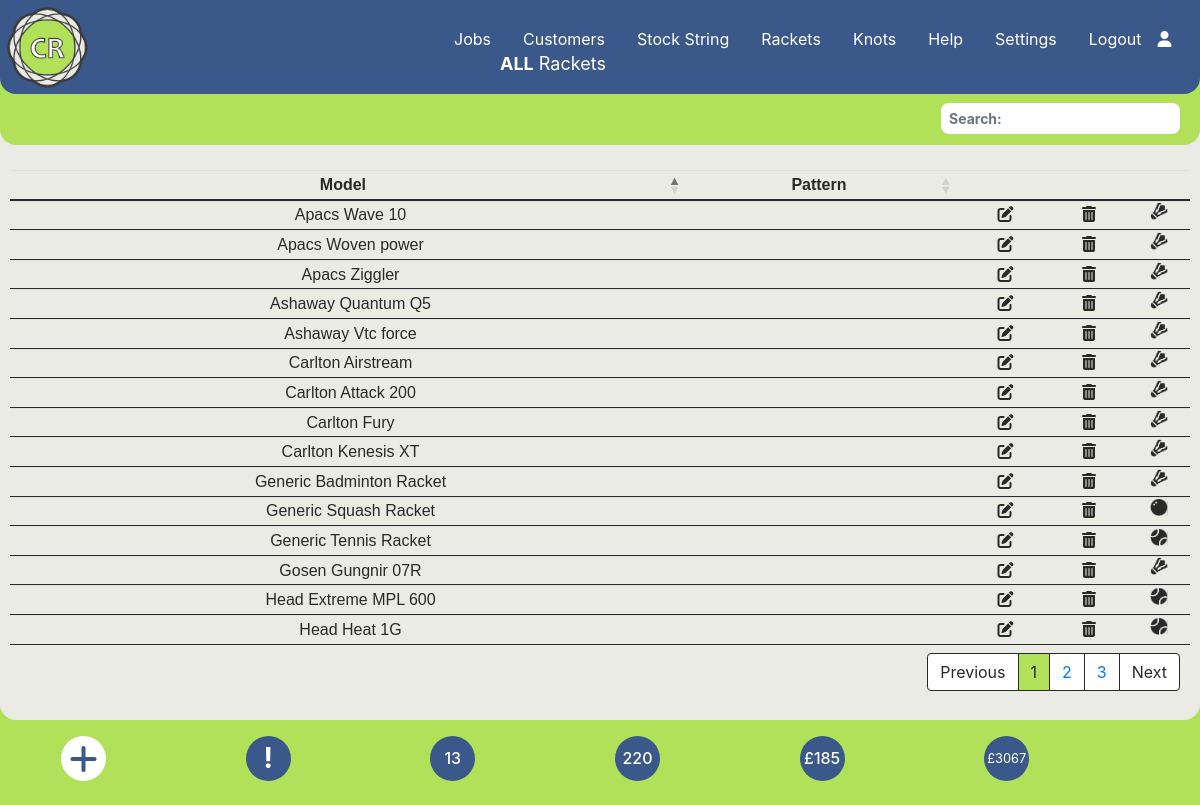
The page /rackets.php (signed in) on the database its author committed.
### tables this page shows
CREATE TABLE `rackets` (
  `racketid` int(7) NOT NULL,
  `manuf` varchar(50) NOT NULL,
  `model` varchar(50) NOT NULL,
  `pattern` varchar(255) NOT NULL,
  `sport` int(3) NOT NULL
);

CREATE TABLE `sport` (
  `sportid` int(4) NOT NULL,
  `sportname` varchar(50) NOT NULL,
  `string_length_per_racket` int(3) NOT NULL,
  `image` varchar(100) NOT NULL
);

CREATE TABLE `settings` (
  `id` int(5) NOT NULL,
  `description` varchar(20) NOT NULL,
  `value` varchar(5) NOT NULL
);

### rackets.php (the view, shortened to what this page needs)
<?php require_once('./Connections/wcba.php');
require_once('./menu.php');
$current_month_text = date("F");
$current_month_numeric = date("m");
$current_year = date("Y");
$query_Recordset2 = "SELECT * FROM rackets LEFT JOIN sport ON rackets.sport = sport.sportid ORDER BY model ASC";
$Recordset2 = mysqli_query($conn, $query_Recordset2) or die(mysqli_error($conn));
$row_Recordset2 = mysqli_fetch_assoc($Recordset2);
$totalRows_Recordset2 = mysqli_num_rows($Recordset2);
$query_Recordset6 = "SELECT * FROM stringjobs WHERE collection_date LIKE '___" . $current_month_numeric . "/" . $current_year . "%'ORDER BY job_id ASC;";
$Recordset6 = mysqli_query($conn, $query_Recordset6) or die(mysqli_error($conn));
$totalRows_Recordset6 = mysqli_num_rows($Recordset6);
$query_Recordset7 = "SELECT * FROM stringjobs ORDER BY job_id ASC;";
$Recordset7 = mysqli_query($conn, $query_Recordset7) or die(mysqli_error($conn));
$totalRows_Recordset7 = mysqli_num_rows($Recordset7);
$query_Recordset8 = "SELECT SUM(price) as SUM from stringjobs;";
$Recordset8 = mysqli_query($conn, $query_Recordset8) or die(mysqli_error($conn));
$row_Recordset8 = mysqli_fetch_assoc($Recordset8);
$sum = $row_Recordset8['SUM'];
$query_Recordset9 = "SELECT SUM(price) as SUM from stringjobs WHERE paid != '1';";
$Recordset9 = mysqli_query($conn, $query_Recordset9) or die(mysqli_error($conn));
$row_Recordset9 = mysqli_fetch_assoc($Recordset9);
$sum_owed = $row_Recordset9['SUM'];
?>
<!DOCTYPE html>
<html lang="en">
<head>
  <link rel="stylesheet" href="https://cdnjs.cloudflare.com/ajax/libs/font-awesome/6.4.2/css/all.min.css">
  <link rel="stylesheet" href="https://stackpath.bootstrapcdn.com/bootstrap/4.3.1/css/bootstrap.min.css">
  <link rel="stylesheet" href="https://cdnjs.cloudflare.com/ajax/libs/bootstrap-datepicker/1.9.0/css/bootstrap-datepicker3.min.css">
  <link rel="stylesheet" href="./css/style.css">
  <link rel="stylesheet" type="text/css" href="https://cdn.datatables.net/1.13.6/css/dataTables.bootstrap4.min.css" />
</head>
<body data-spy="scroll" data-target="#main-nav">
  <?php
  echo $main_menus;
  ?>
  <section>
    <div class="home-section diva">
      <p class="fxdtext"><strong>ALL</strong> Rackets</p>
      <?php if ($totalRows_Recordset2 == 0) {
        echo "<h5 class='text-center text-dark' style='margin-top: 200px;'>No Records found</h5> ";
      } else { ?>
        <table id="tblUser" class="table-text table table-sm center">
          <thead>
            <tr>
              <th class="text-center">Model</th>
              <th class="text-center d-none d-lg-table-cell">Pattern</th>
              <th class="text-center"></th>
              <th class="text-center"></th>
              <th class="text-center"></th>
            </tr>
          </thead>
          <tbody>
            <?php
            do { ?>
              <tr>
                <td><?php echo $row_Recordset2['manuf'] . " " . $row_Recordset2['model']; ?></td>
                <td class="d-none d-lg-table-cell"><?php echo $row_Recordset2['pattern']; ?></td>
                <td style="text-align: center"><a class="fa-solid fa-pen-to-square" href="./editracket.php?racketid=<?php echo $row_Recordset2['racketid']; ?>"></i></td>
                <td style="text-align: center"><i class=" fa-solid fa-trash-can" data-toggle="modal" data-target="#delModal<?php echo $row_Recordset2['racketid']; ?>"></i></td>
                <td class="m-0 p-0"><img class="m-0 p-0" src="./img/<?php echo $row_Recordset2['image']; ?>" width="18" height="18" style="padding:0; margin:0"></td>
              </tr>
            <?php
            } while ($row_Recordset2 = mysqli_fetch_assoc($Recordset2)); ?>
          </tbody>
        </table>
      <?php } ?>
    </div>
  </section>
  <div class="container center">
    <div class="p-3 row">
      <div class="col-2">
        <a href="./addaracket.php" type="button" class="dot fa-solid fa-plus fa-2x"></a>
      </div>
      <?php if (!empty($_SESSION['message'])) { ?>
        <div class="col-2">
          <h3 class="blinking" title="Warning Messages" data-toggle="modal" data-target="#warningModal"><strong>!</strong></h3>
        </div>
      <?php } else { ?>
        <div class="col-2">
          <h3 class="dotb" title="Warning Messages"><strong>!</strong></h3>
        </div>
      <?php } ?>
      <div class="col-2">
        <h3 class="dotbt h6 " title="Restrings for <?php echo $current_month_text; ?>"><?php echo $totalRows_Recordset6 ?></h3>
      </div>
      <div class="col-2">
        <a href="#" class="dotbt h6" title="Total restrings"><?php echo $totalRows_Recordset7 ?></a>
      </div>
      <div class="col-2">
        <a href="./jobs-unpaid.php" class="dotbt h6" title="Amount Owed"><?php echo "$currency" . $sum_owed ?></a>
      </div>
      <div class="col-2">
        <a href="#" class="dotbtt h7" title="Total Income"><small><?php echo "$currency" . $sum ?></small></a>
      </div>
    </div>
  </div>
</body>
</html>

### menu.php (shortened to what this page needs)
<?php
$sql = "SELECT * FROM settings where id = 2";
$Recordset1 = mysqli_query($conn, $sql) or die(mysqli_error($conn));
$row_Recordset1 = mysqli_fetch_assoc($Recordset1);
switch ($row_Recordset1['value']) {
  case "3":
    $currency = "£";
    break;
}
$main_menus = '
<nav class="navbar">
<a href="./index.php" ><img class="logopos" src="./img/logo.png" height="95px"></a>
            <ul class="nav-menu">
            <li>&nbsp</li>
                <li class="nav-item">
                <a href="./string-jobs.php" class="nav-link">Jobs</a>
                </li>
                <li class="nav-item">
                <a href="./customers.php" class="nav-link">Customers</a>
                </li>
                <li class="nav-item">
                <a href="./string.php" class="nav-link">Stock String</a>
                </li>
                <li class="nav-item">
                <a href="./rackets.php" class="nav-link">Rackets</a>
                </li>
                <li class="nav-item">
                <a href="./knots.php" class="nav-link">Knots</a>
                </li>
                <li class="nav-item">
                <a href="./help.php" class="nav-link">Help</a>
                </li>
                 <li class="nav-item">
                <a href="./settings.php" class="nav-link">Settings</a>
                </li>'
  . $_SESSION['loginmenu'] . '
            </ul>
            <div class="hamburger">
                <span class="bar"></span>
                <span class="bar"></span>
                <span class="bar"></span>
            </div>
        </nav>';
?>

### css/style.css (style rules this page uses)
body { background: #b1e158; color: #fff; z-index: 0; }
.fxdtext { position: fixed; top: 50px; left: 200px; font-weight: normal; font-size: 18px; color: #ffffff; z-index: 500; }
@media screen and (max-width: 2500px) { .fxdtext { left: 500px; } }
.logopos { position: fixed; top: 0px; left: 0px; padding-top: 0; margin-top: 0; padding-left: 0; margin-left: 0; }
table.dataTable { clear: both; margin-top: 6px !important; margin-bottom: 6px !important; max-width: none !important; border-collapse: collapse !important; border-spacing: 0; padding-top: 120px; padding-left: 10px; padding-right: 10px; }
@media screen and (max-width: 2500px) { .table.dataTable { padding-top: 140px; font-size: 16px; } }
table.dataTable > thead > tr > th { border-bottom: 2px solid #292928; }
table.dataTable > tbody > tr > td { border-bottom: 1px solid #292928; }
.table-text { color: #292928; font-weight: normal; font: 14px Arial, sans-serif; }
.center { margin-left: auto; margin-right: auto; }
.home-section { background: #ebebe6; width: 100%; height: 670px; border-bottom-left-radius: 1rem; border-bottom-right-radius: 1rem; z-index: 1; }
@media screen and (max-width: 2500px) { .home-section { height: 720px; } }
a, a:hover, a:focus { color: inherit; text-decoration: none; transition: all 0.3s; }
.dot { height: 45px; width: 45px; background-color: #ffffff; border-radius: 50%; display: inline-block; color: #3b588a; display: flex; align-items: center; justify-content: center; }
.dotb { height: 45px; width: 45px; background-color: #3b588a; color: #ffffff; border-radius: 50%; display: inline-block; display: flex; align-items: center; justify-content: center; }
.dotbt { height: 45px; width: 45px; background-color: #3b588a; color: #ffffff; border-radius: 50%; display: inline-block; display: flex; align-items: center; justify-content: center; }
.dotbtt { height: 45px; width: 45px; background-color: #3b588a; color: #ffffff; border-radius: 50%; display: inline-block; display: flex; align-items: center; justify-content: center; }
.navbar { position: fixed; width: 100%; background: #3b588a; opacity: 1; padding-right: 100px; height: 94px; z-index: 100; display: flex; justify-content: space-between; align-items: left; padding: 1rem 1.5rem; border-bottom-right-radius: 1rem; border-bottom-left-radius: 1rem; }
.nav-menu { display: flex; justify-content: space-between; align-items: center; }
.nav-item { margin-left: 0rem; }
.nav-link { font-size: 16px; font-weight: 400; color: #ffffff; }
ul { list-style: none; }
.diva { overflow-x: hidden; }

### rows shown on the page
rackets: manuf "Carlton", model "Airstream", sport.image (picture)
rackets: manuf "Carlton", model "Attack 200", sport.image (picture)
rackets: manuf "Generic", model "Badminton Racket", sport.image (picture)
rackets: manuf "Head", model "Extreme MPL 600", sport.image (picture)
rackets: manuf "Carlton", model "Fury", sport.image (picture)
rackets: manuf "Gosen", model "Gungnir 07R", sport.image (picture)
rackets: manuf "Head", model "Heat 1G", sport.image (picture)
rackets: manuf "Carlton", model "Kenesis XT", sport.image (picture)
rackets: manuf "Ashaway", model "Quantum Q5", sport.image (picture)
rackets: manuf "Generic", model "Squash Racket", sport.image (picture)
rackets: manuf "Generic", model "Tennis Racket", sport.image (picture)
rackets: manuf "Ashaway", model "Vtc force", sport.image (picture)
rackets: manuf "Apacs", model "Wave 10", sport.image (picture)
rackets: manuf "Apacs", model "Woven power", sport.image (picture)
rackets: manuf "Apacs", model "Ziggler", sport.image (picture)
settings: value "£"

### other values the page prints
$_SESSION['loginmenu'] "Logout"
$totalRows_Recordset6 "13"
$totalRows_Recordset7 "220"
$sum_owed "185"
$sum "3067"
